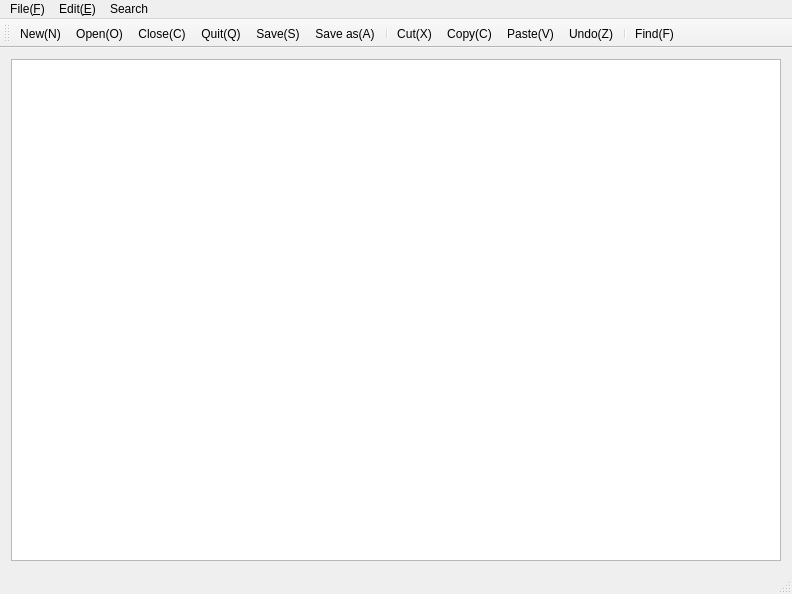
<?xml version="1.0" encoding="UTF-8"?>
<ui version="4.0">
 <class>MainWindow</class>
 <widget class="QMainWindow" name="MainWindow">
  <property name="geometry">
   <rect>
    <x>0</x>
    <y>0</y>
    <width>792</width>
    <height>594</height>
   </rect>
  </property>
  <property name="windowTitle">
   <string>MainWindow</string>
  </property>
  <widget class="QWidget" name="centralWidget">
   <layout class="QGridLayout" name="gridLayout">
    <item row="1" column="0">
     <widget class="QTextEdit" name="textEdit"/>
    </item>
   </layout>
  </widget>
  <widget class="QMenuBar" name="menuBar">
   <property name="geometry">
    <rect>
     <x>0</x>
     <y>0</y>
     <width>792</width>
     <height>22</height>
    </rect>
   </property>
   <widget class="QMenu" name="menuFile_F">
    <property name="title">
     <string>File(&amp;F)</string>
    </property>
    <addaction name="actionNew_N"/>
    <addaction name="actionOpen_O"/>
    <addaction name="actionClose_C"/>
    <addaction name="actionQuit_Q"/>
    <addaction name="separator"/>
    <addaction name="actionSave_S"/>
    <addaction name="actionSave_as_A"/>
   </widget>
   <widget class="QMenu" name="menuEdit_E">
    <property name="title">
     <string>Edit(&amp;E)</string>
    </property>
    <addaction name="actionCut_X"/>
    <addaction name="actionCopy_C"/>
    <addaction name="actionPaste_V"/>
    <addaction name="actionUndo_Z"/>
   </widget>
   <widget class="QMenu" name="menuSearch">
    <property name="title">
     <string>Search</string>
    </property>
    <addaction name="actionFind_F"/>
   </widget>
   <addaction name="menuFile_F"/>
   <addaction name="menuEdit_E"/>
   <addaction name="menuSearch"/>
  </widget>
  <widget class="QToolBar" name="mainToolBar">
   <attribute name="toolBarArea">
    <enum>TopToolBarArea</enum>
   </attribute>
   <attribute name="toolBarBreak">
    <bool>false</bool>
   </attribute>
   <addaction name="actionNew_N"/>
   <addaction name="actionOpen_O"/>
   <addaction name="actionClose_C"/>
   <addaction name="actionQuit_Q"/>
   <addaction name="actionSave_S"/>
   <addaction name="actionSave_as_A"/>
   <addaction name="separator"/>
   <addaction name="actionCut_X"/>
   <addaction name="actionCopy_C"/>
   <addaction name="actionPaste_V"/>
   <addaction name="actionUndo_Z"/>
   <addaction name="separator"/>
   <addaction name="actionFind_F"/>
  </widget>
  <widget class="QStatusBar" name="statusBar"/>
  <action name="actionNew_N">
   <property name="icon">
    <iconset resource="image.qrc">
     <normaloff>:/myimage/resources/new.icns</normaloff>:/myimage/resources/new.icns</iconset>
   </property>
   <property name="text">
    <string>New(&amp;N)</string>
   </property>
   <property name="shortcut">
    <string>Ctrl+N</string>
   </property>
  </action>
  <action name="actionOpen_O">
   <property name="icon">
    <iconset resource="image.qrc">
     <normaloff>:/myimage/resources/open.icns</normaloff>:/myimage/resources/open.icns</iconset>
   </property>
   <property name="text">
    <string>Open(&amp;O)</string>
   </property>
   <property name="shortcut">
    <string>Ctrl+O</string>
   </property>
  </action>
  <action name="actionClose_C">
   <property name="icon">
    <iconset resource="image.qrc">
     <normaloff>:/myimage/resources/close.icns</normaloff>:/myimage/resources/close.icns</iconset>
   </property>
   <property name="text">
    <string>Close(&amp;C)</string>
   </property>
   <property name="shortcut">
    <string>Ctrl+C</string>
   </property>
  </action>
  <action name="actionQuit_Q">
   <property name="icon">
    <iconset resource="image.qrc">
     <normaloff>:/myimage/resources/exit.icns</normaloff>:/myimage/resources/exit.icns</iconset>
   </property>
   <property name="text">
    <string>Quit(&amp;Q)</string>
   </property>
   <property name="toolTip">
    <string>Quit(E)</string>
   </property>
   <property name="shortcut">
    <string>Ctrl+Q</string>
   </property>
  </action>
  <action name="actionSave_S">
   <property name="icon">
    <iconset resource="image.qrc">
     <normaloff>:/myimage/resources/save.icns</normaloff>:/myimage/resources/save.icns</iconset>
   </property>
   <property name="text">
    <string>Save(&amp;S)</string>
   </property>
   <property name="shortcut">
    <string>Ctrl+S</string>
   </property>
  </action>
  <action name="actionSave_as_A">
   <property name="icon">
    <iconset resource="image.qrc">
     <normaloff>:/myimage/resources/save_as.icns</normaloff>:/myimage/resources/save_as.icns</iconset>
   </property>
   <property name="text">
    <string>Save as(&amp;A)</string>
   </property>
   <property name="shortcut">
    <string>Ctrl+A</string>
   </property>
  </action>
  <action name="actionCopy_C">
   <property name="icon">
    <iconset resource="image.qrc">
     <normaloff>:/myimage/resources/copy.icns</normaloff>:/myimage/resources/copy.icns</iconset>
   </property>
   <property name="text">
    <string>Copy(&amp;C)</string>
   </property>
   <property name="shortcut">
    <string>Ctrl+C</string>
   </property>
  </action>
  <action name="actionPaste_V">
   <property name="icon">
    <iconset resource="image.qrc">
     <normaloff>:/myimage/resources/paste.icns</normaloff>:/myimage/resources/paste.icns</iconset>
   </property>
   <property name="text">
    <string>Paste(&amp;V)</string>
   </property>
   <property name="shortcut">
    <string>Ctrl+V</string>
   </property>
  </action>
  <action name="actionCut_X">
   <property name="icon">
    <iconset resource="image.qrc">
     <normaloff>:/myimage/resources/cut.icns</normaloff>:/myimage/resources/cut.icns</iconset>
   </property>
   <property name="text">
    <string>Cut(&amp;X)</string>
   </property>
   <property name="shortcut">
    <string>Ctrl+X</string>
   </property>
  </action>
  <action name="actionUndo_Z">
   <property name="icon">
    <iconset resource="image.qrc">
     <normaloff>:/myimage/resources/undo.icns</normaloff>:/myimage/resources/undo.icns</iconset>
   </property>
   <property name="text">
    <string>Undo(&amp;Z)</string>
   </property>
   <property name="shortcut">
    <string>Ctrl+Z</string>
   </property>
  </action>
  <action name="actionFind_F">
   <property name="icon">
    <iconset resource="image.qrc">
     <normaloff>:/myimage/resources/find.icns</normaloff>:/myimage/resources/find.icns</iconset>
   </property>
   <property name="text">
    <string>Find(&amp;F)</string>
   </property>
   <property name="shortcut">
    <string>Ctrl+F</string>
   </property>
  </action>
 </widget>
 <layoutdefault spacing="6" margin="11"/>
 <resources>
  <include location="image.qrc"/>
 </resources>
 <connections/>
</ui>
